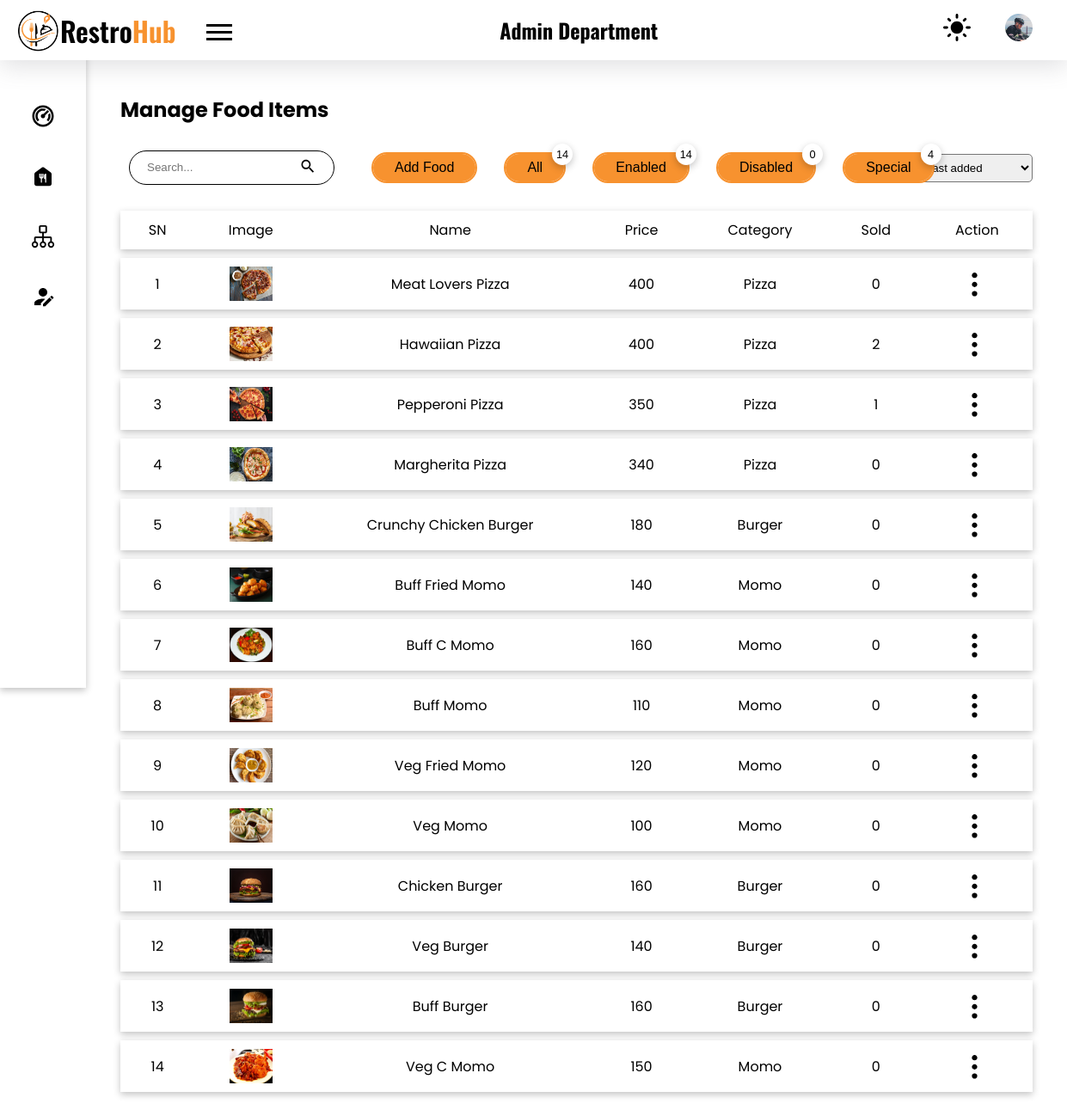
Screenshot of /admin/manage-foods.php (signed in) with the database file from the repository.
### tables this page shows
CREATE TABLE `food` (
  `f_id` int(11) NOT NULL,
  `img` varchar(100) DEFAULT NULL,
  `name` varchar(100) DEFAULT NULL,
  `price` int(11) DEFAULT NULL,
  `cooking_time` int(11) DEFAULT NULL,
  `description` varchar(500) NOT NULL,
  `veg` int(1) NOT NULL,
  `product_id` varchar(30) NOT NULL,
  `short_desc` varchar(50) NOT NULL,
  `ingredients` varchar(500) NOT NULL,
  `disabled` int(11) NOT NULL,
  `special` int(11) NOT NULL,
  `category` int(11) NOT NULL
);

CREATE TABLE `category` (
  `cat_id` int(11) NOT NULL,
  `image` varchar(100) NOT NULL,
  `cat_name` varchar(50) NOT NULL
);

### admin/manage-foods.php (the view, shortened to what this page needs)
<!DOCTYPE html>
<html lang="en">
<head>
    <link rel="stylesheet" href="../styles/style.css">
</head>
<body>
    <?php
    require("./components/header.php");
    require("./components/sidebar.php");
    ?>
    <main class="admin_dashboard_body">
        <section class="dashboard_inner-head flex items-center">
            <h2>Manage Food Items <?php if (isset($_SESSION['filter-by']))
                                        echo "(" . $_SESSION['filter-by'] . ")"; ?></h2>
        </section>
                            <?php
                            require("../config.php");
                            ?>
        <div class="flex items-center">
            <div class="flex items-center">
                <form action="#" method="post" class="search_form border-curve-lg">
                    <div class="flex items-center">
                        <input type="search" placeholder="Search..." class="no_outline search_employee" name="search-employee" id="search-employee">
                        <button type="submit" class="no_bg no_outline"><img src="../images/ic_search.svg" alt="search icon"></button>
                    </div>
                </form>
                <button class="button ml-35 border-curve-lg popper-btn">Add Food</button>
                <?php
                $sql = "SELECT * FROM food";
                $result = mysqli_query($conn, $sql);
                $count = mysqli_num_rows($result);
                $sql_enabled = "SELECT * FROM food where disabled = 0";
                $result_enabled = mysqli_query($conn, $sql_enabled);
                $count_enabled = mysqli_num_rows($result_enabled);
                $sql_disabled = "SELECT * FROM food where disabled = 1";
                $result_disabled = mysqli_query($conn, $sql_disabled);
                $count_disabled = mysqli_num_rows($result_disabled);
                $sql_special = "SELECT * FROM food where special = 1";
                $result_special = mysqli_query($conn, $sql_special);
                $count_special = mysqli_num_rows($result_special);
                ?>
                <form action="./backend/foods/specific-food.php" method="post">
                    <button type="submit" name="specific-food" class="button ml-35 border-curve-lg relative">All
                        <div class="count-top shadow"><?php
                                                        echo $count;
                                                        ?>
                        </div>
                    </button>
                </form>
                <form action="./backend/foods/specific-food.php" method="post">
                    <button type="submit" name="specific-food" class="button ml-35 border-curve-lg relative">Enabled
                        <div class="count-top shadow"><?php
                                                        echo $count_enabled;
                                                        ?>
                        </div>
                </form>
                <form action="./backend/foods/specific-food.php" method="post">
                    <button type="submit" name="specific-food" class="button ml-35 border-curve-lg relative">Disabled
                        <div class="count-top shadow"><?php
                                                        echo $count_disabled;
                                                        ?>
                        </div>
                    </button>
                </form>
                <form action="./backend/foods/specific-food.php" method="post">
                    <button type="submit" name="specific-food" class="button ml-35 border-curve-lg relative">Special
                        <div class="count-top shadow"><?php
                                                        echo $count_special;
                                                        ?>
                        </div>
                    </button>
                </form>
            </div>
            <div class="filter flex items-center">
                <form action="#" method="post" class="filter-form">
                    <select name="cat-filter" class="p_7-20 border-curve pointer" id="cat-filter">
                        <option value="last-added" class="pointer" selected>Last added</option>
                    </select>
                </form>
            </div>
        </div>
        <?php
        if (isset($_SESSION['filter-by'])) {
            $filter_by = $_SESSION['filter-by'];
            if ($filter_by == 'all') {
                $sql = "SELECT * FROM food";
            } else if ($filter_by == 'enabled') {
                $sql = "SELECT * FROM food where disabled = 0";
            } else if ($filter_by == 'disabled') {
                $sql = "SELECT * FROM food where disabled = 1";
            } else if ($filter_by == 'special') {
                $sql = "SELECT * FROM food where special = 1";
            }
        } else {
            $sql = "SELECT * FROM food order by f_id desc";
        }
        $res = mysqli_query($conn, $sql) or die("Could not fetch food items from database");
        ?>
        <?php
        if (mysqli_num_rows($res) > 0) {
        ?>
            <table class="mt-20">
                <tr class="shadow">
                    <th>SN</th>
                    <th>Image</th>
                    <th>Name</th>
                    <th>Price</th>
                    <th>Category</th>
                    <th>Sold</th>
                    <th>Action</th>
                </tr>
                <?php
                $i = 0;
                while ($row = mysqli_fetch_assoc($res)) {
                    $i++;
                    $cat_id = $row['category'];
                    $sql_cat = "select cat_name from category where cat_id = $cat_id";
                    $res_cat = mysqli_query($conn, $sql_cat) or die("Could not fetch category name from database");
                    $row_cat = mysqli_fetch_assoc($res_cat);
                    $cat_name = $row_cat['cat_name'];
                    $total_sold = "select (count(orders.f_id) * orders.qty) as total_sold
                                    from orders
                                    inner join aos on orders.id = aos.order_id
                                    where aos.status = 'delivered'
                                    and orders.f_id = $row[f_id]";
                    $res_sold = mysqli_query($conn, $total_sold) or die("Could not fetch total sold from database");
                    $row_sold = mysqli_fetch_assoc($res_sold);
                    $total_sold = $row_sold['total_sold'];
                    if ($total_sold == null) {
                        $total_sold = 0;
                    }
                ?>
                    <tr class="shadow">
                        <td><?php echo $i; ?></td>
                        <td>
                            <img src="../uploads/foods/<?php echo $row['img']; ?>" alt="food image" class="table_food-img">
                        </td>
                        <td><?php echo $row['name']; ?></td>
                        <td><?php echo $row['price']; ?></td>
                        <td><?php echo $cat_name; ?></td>
                        <td><?php echo $total_sold; ?></td>
                        <td class="table_action_container">
                            <button class="no_bg no_outline table_option-menu">
                                <img src="../images/ic_options.svg" alt="options menu">
                            </button>
                        </td>
                    </tr>
                <?php
                }
                ?>
            </table>
        <?php
        } else
            echo "No records found";
        ?>
    </main>
</body>
</html>

### styles/style.css (style rules this page uses)
:root { --black: #000000; --gray: #afafaf; --light-gray: #f3f3f3; --primary-color: #F7922F; --trans-black: #00000030; --trans-green: #DCFFD380; --trans-green-text: #30B900; --trans-yellow: #fafd3e67; --trans-yellow-text: #46500C; --trans-purple: #FFA0FB66; --trans-purple-text: #A500F3; --trans-primary: #F7922F50; --trans-red: #FFD6D6; --trans-red-text: #934747; --white: #ffffff; }
* { margin: 0; padding: 0; box-sizing: border-box; list-style: none; text-decoration: none; color: var(--black); }
.no_outline { outline: none; border: none; }
.no_bg { background-color: transparent; }
a, button, a>*, button>*, input[type="submit"], .menu__for-sidebar, .menu__for-sidebar>*, .admin_profile_image, .date_filter_close, .popper-btn, .pointer { cursor: pointer; }
.shadow { box-shadow: rgba(0, 0, 0, 0.24) 0px 3px 8px; }
.mt-20 { margin-top: 20px; }
.p_7-20 { padding: 7px 20px; }
.ml-35 { margin-left: 35px; }
.border-curve { border-radius: 5px; }
.border-curve-lg { border-radius: 25px; }
.flex { display: flex; align-items: flex-start; justify-content: space-between; flex-direction: row; }
.items-center { align-items: center; }
.relative { position: relative; }
body, .body-text { font-family: 'Poppins', sans-serif; }
.button { background-color: var(--primary-color); padding: 7px 25px; font-size: 1rem; min-width: fit-content; border: none !important; vertical-align: middle; outline: 2px solid var(--primary-color); }
.search_form { border: 2px solid var(--black); height: 40px; margin: 0 10px; padding: 3px 5px; }
.admin_dashboard_body { padding: 40px 40px 40px 140px; max-width: 1440px; }
.dashboard_inner-head { margin-bottom: 30px; }
.filter-form { margin-right: 30px; }
.table_action_container { position: relative; }
.count-top { position: absolute; top: -12px; right: -10px; background-color: var(--white); padding: 5px; border-radius: 50%; font-size: 0.8rem; min-height: 1.5rem; min-width: 1.5rem; }
.search_form { border: 1px solid var(--black); padding: 7px 20px; }
.search_form div img { width: 20px; }
table { border-collapse: separate; border-spacing: 0 10px; text-align: center; width: 100%; }
table th { font-weight: normal; }
table tr { background-color: var(--white); }
table tr td, table tr th { padding: 10px 20px; width: fit-content; }
.table_food-img { width: 50px; height: 40px; vertical-align: middle; }
.table_option-menu { transform: rotate(90deg); cursor: pointer; height: 35px; vertical-align: middle; }
h2 { font-size: 24px; }

### rows the page displays
food: img (picture), name "Meat Lovers Pizza", price "400", category.cat_name "Pizza", total_sold "0"
food: img (picture), name "Hawaiian Pizza", price "400", category.cat_name "Pizza", total_sold "2"
food: img (picture), name "Pepperoni Pizza", price "350", category.cat_name "Pizza", total_sold "1"
food: img (picture), name "Margherita Pizza", price "340", category.cat_name "Pizza", total_sold "0"
food: img (picture), name "Crunchy Chicken Burger", price "180", category.cat_name "Burger", total_sold "0"
food: img (picture), name "Buff Fried Momo", price "140", category.cat_name "Momo", total_sold "0"
food: img (picture), name "Buff C Momo", price "160", category.cat_name "Momo", total_sold "0"
food: img (picture), name "Buff Momo", price "110", category.cat_name "Momo", total_sold "0"
food: img (picture), name "Veg Fried Momo", price "120", category.cat_name "Momo", total_sold "0"
food: img (picture), name "Veg Momo", price "100", category.cat_name "Momo", total_sold "0"
food: img (picture), name "Chicken Burger", price "160", category.cat_name "Burger", total_sold "0"
food: img (picture), name "Veg Burger", price "140", category.cat_name "Burger", total_sold "0"
food: img (picture), name "Buff Burger", price "160", category.cat_name "Burger", total_sold "0"
food: img (picture), name "Veg C Momo", price "150", category.cat_name "Momo", total_sold "0"

### other values shown
$count "14"
$count_enabled "14"
$count_disabled "0"
$count_special "4"
